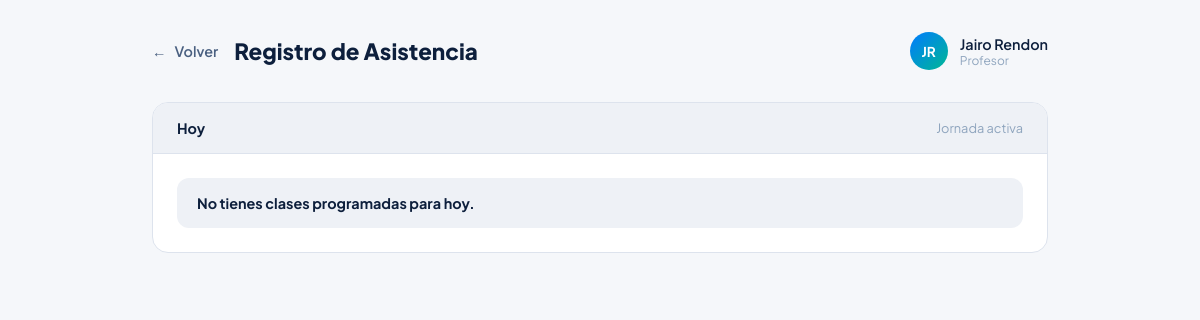
The page /profesores/registro-asistencia/ (signed in) on the database as committed earlier.
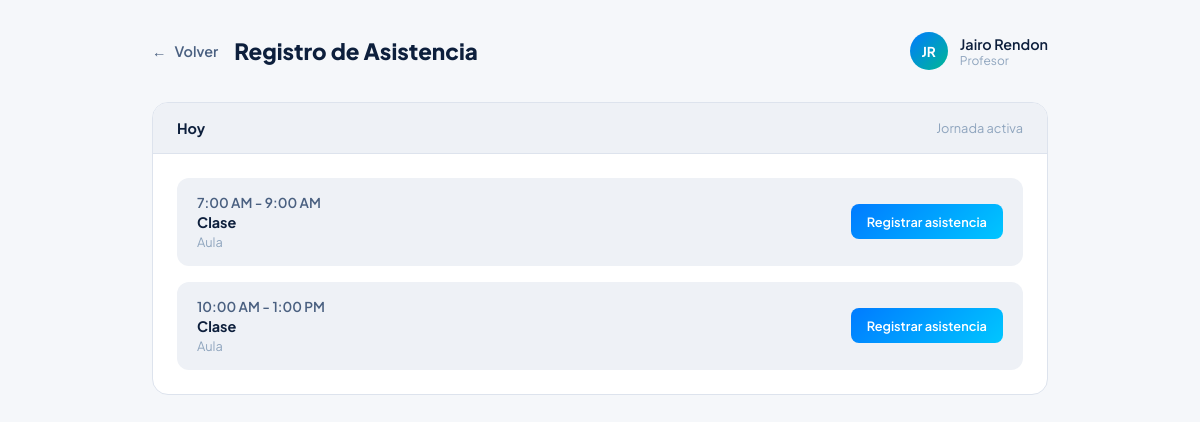
The same page on the database as committed later.
### Profesores/models.py (models this page shows, shortened)
class Horario(models.Model):
    DIAS = [
        ("LUN", "Lunes"),
        ("MAR", "Martes"),
        ("MIE", "Miercoles"),
        ("JUE", "Jueves"),
        ("VIE", "Viernes"),
        ("SAB", "Sabado"),
    ]
    profesor = models.ForeignKey("Profesor", on_delete=models.CASCADE)
    dia_semana = models.CharField(max_length=3, choices=DIAS)
    hora_inicio = models.TimeField()
    hora_fin = models.TimeField()
    aula = models.CharField(max_length=10)
    es_hora_clase = models.BooleanField(default=True)

### Profesores/views.py (the view)
# urls.py: path("registro-asistencia/", views.registro_asistencia, name="profesores_registro_asistencia"),
@login_required
def registro_asistencia(request):
    profesor = Profesor.objects.select_related("usuario").get(usuario=request.user.id)
    hoy = timezone.localdate()
    horarios_hoy = obtener_horario_hoy(profesor).order_by("hora_inicio")
    asistencias_hoy_ids = set(
        Asistencia.objects.filter(profesor=profesor, fecha=hoy, horario__in=horarios_hoy).values_list(
            "horario_id", flat=True
        )
    )
    for horario in horarios_hoy:
        horario.ya_registrada = horario.id in asistencias_hoy_ids
    context = {
        "profesor_nombre": f"{profesor.usuario.nombre} {profesor.usuario.apellido}".strip(),
        "profesor_iniciales": f"{(profesor.usuario.nombre or 'U')[:1]}{(profesor.usuario.apellido or '')[:1]}".upper(),
        "profesor_rol": "Profesor",
        "horarios_hoy": horarios_hoy,
        "fecha_hoy": hoy,
    }
    return render(request, "Profesores/registro_asistencia.html", context)

### Profesores/utils.py (called while the page is built)
def obtener_horario_hoy(profesor):
    dias = {
        0 : "LUN",
        1 : "MAR",
        2 : "MIE",
        3 : "JUE",
        4 : "VIE",
        5 : "SAB"
    }
    hoy = timezone.localdate()
    dia = dias.get(hoy.weekday())
    if not dia:
        return Horario.objects.none()
    return Horario.objects.filter(profesor=profesor, dia_semana=dia)

### Profesores/templates/Profesores/registro_asistencia.html (shortened to what this page needs)
{% load static %}
<!DOCTYPE html>
<html lang="es">
<head>
    <link rel="stylesheet" href="{% static 'css/registro_asistencia_profesor.css' %}">
</head>
<body>
    <div class="container">
        <header class="header">
            <div class="header-left">
                <a href="{% url 'profesores_dashboard' %}" class="back-btn">
                    <span aria-hidden="true">&#x2190;</span>
                    Volver
                </a>
                <h1 class="page-title">Registro de Asistencia</h1>
            </div>
            <div class="header-right">
                <div class="profile-info">
                    <div class="avatar">{{ profesor_iniciales }}</div>
                    <div>
                        <div class="profile-name">{{ profesor_nombre }}</div>
                        <div class="profile-role">{{ profesor_rol }}</div>
                    </div>
                </div>
            </div>
        </header>
		<main class="main">
			<div class="schedule-container">
				<div class="schedule-header">
					<div class="date">Hoy</div>
					<div class="time">Jornada activa</div>
				</div>
				<div class="schedule-body">
					{% if horarios_hoy %}
						{% for horario in horarios_hoy %}
							<div class="schedule-item">
								<div class="schedule-meta">
									<div class="schedule-time">{{ horario.hora_inicio|time:"g:i A" }} - {{ horario.hora_fin|time:"g:i A" }}</div>
									<div class="schedule-class">{% if horario.es_hora_clase %}Clase{% else %}Actividad{% endif %}</div>
									<div class="schedule-room">Aula {{ horario.aula }}</div>
								</div>
								<button
									class="btn-register{% if horario.ya_registrada %} is-done{% endif %}"
									type="button"
									data-horario-id="{{ horario.id }}"
									onclick="markAttendance(this)"
								>
									{% if horario.ya_registrada %}Asistencia registrada{% else %}Registrar asistencia{% endif %}
								</button>
							</div>
						{% endfor %}
					{% else %}
						<div class="schedule-item">
							<div class="schedule-meta">
								<div class="schedule-class">No tienes clases programadas para hoy.</div>
							</div>
						</div>
					{% endif %}
				</div>
			</div>
		</main>
	</div>
	</body>
	</html>

### core/static/css/registro_asistencia_profesor.css (style rules this page uses)
:root { --bg: #f5f7fa; --white: #ffffff; --navy: #0d1f3c; --accent: #007BFF; --accent2: #00c6ff; --green: #00b894; --gray-100: #eef1f6; --gray-200: #dde3ed; --gray-400: #8fa5be; --gray-600: #4a6080; }
* { margin: 0; padding: 0; box-sizing: border-box; }
body { font-family: 'Plus Jakarta Sans', sans-serif; background: var(--bg); color: var(--navy); min-height: 100vh; }
.container { width: min(960px, 100%); margin: 0 auto; padding: 2rem; }
.header { display: flex; justify-content: space-between; align-items: center; gap: 1rem; margin-bottom: 2rem; }
.header-left { display: flex; align-items: center; gap: 1rem; }
.back-btn { display: inline-flex; align-items: center; gap: .5rem; color: var(--gray-600); text-decoration: none; font-size: .9rem; font-weight: 600; }
.page-title { font-size: 1.4rem; font-weight: 800; }
.profile-info { display: flex; align-items: center; gap: .75rem; }
.avatar { width: 38px; height: 38px; border-radius: 50%; background: linear-gradient(135deg, var(--accent), var(--green)); display: flex; align-items: center; justify-content: center; font-size: .85rem; font-weight: 700; color: var(--white); }
.profile-name { font-size: .9rem; font-weight: 600; }
.profile-role { font-size: .75rem; color: var(--gray-400); }
.schedule-container { background: var(--white); border-radius: 16px; border: 1px solid var(--gray-200); overflow: hidden; }
.schedule-header { background: var(--gray-100); padding: 1rem 1.5rem; border-bottom: 1px solid var(--gray-200); display: flex; justify-content: space-between; align-items: center; }
.date { font-size: .9rem; font-weight: 700; }
.time { font-size: .8rem; color: var(--gray-400); }
.schedule-body { padding: 1.5rem; display: flex; flex-direction: column; gap: 1rem; }
.schedule-item { background: var(--gray-100); border-radius: 12px; padding: 1rem 1.25rem; display: flex; justify-content: space-between; align-items: center; gap: 1rem; }
.schedule-meta { display: flex; flex-direction: column; gap: .15rem; }
.schedule-time { font-size: .85rem; font-weight: 600; color: var(--gray-600); }
.schedule-class { font-size: .9rem; font-weight: 700; }
.schedule-room { font-size: .8rem; color: var(--gray-400); }
.btn-register { background: linear-gradient(135deg, var(--accent), var(--accent2)); color: var(--white); border: none; border-radius: 8px; padding: .6rem 1rem; font-family: 'Plus Jakarta Sans', sans-serif; font-size: .8rem; font-weight: 600; cursor: pointer; transition: transform .15s, opacity .2s; }

Rows that differ between the two databases and show on the page:
added Horario: hora_inicio "7:00 AM", hora_fin "9:00 AM", es_hora_clase "Clase", shows "Registrar asistencia"
added Horario: hora_inicio "10:00 AM", hora_fin "1:00 PM", es_hora_clase "Clase", shows "Registrar asistencia"
Other text that changed with them:
text no longer shown: "No tienes clases programadas para hoy."
